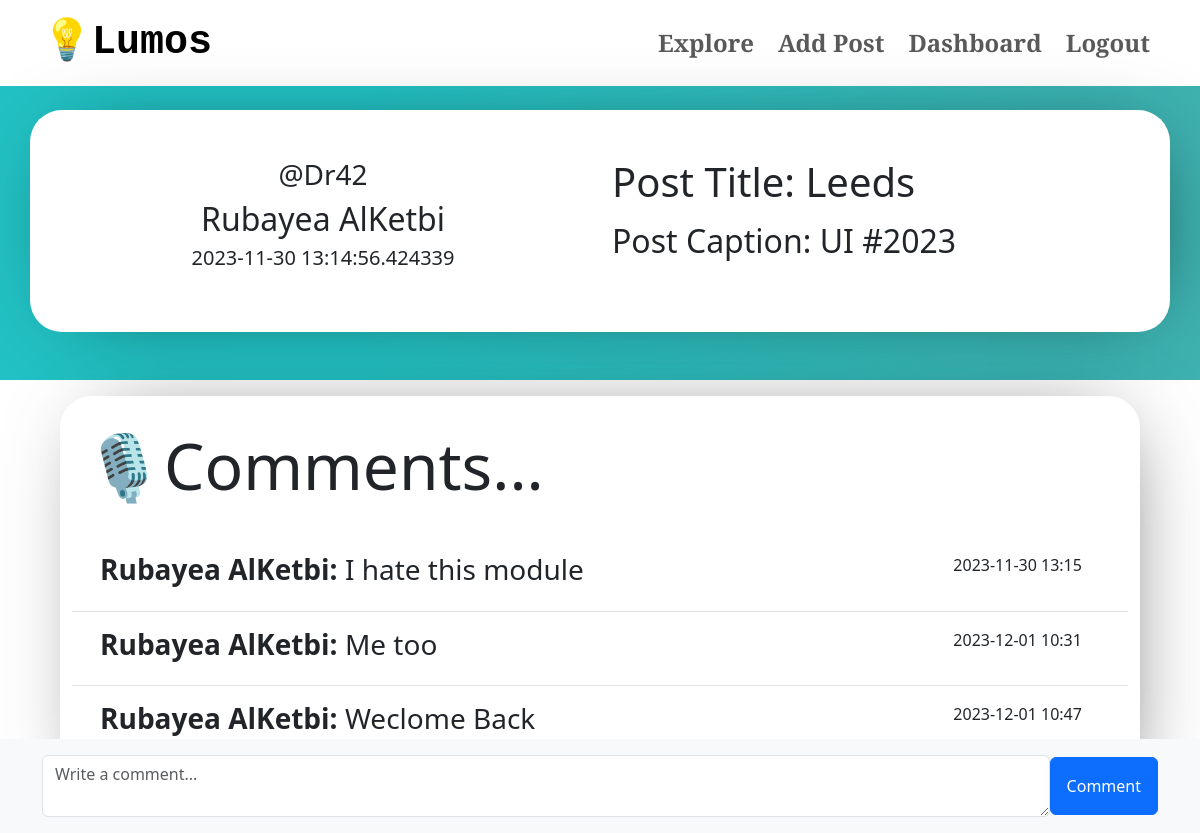
Screenshot of /post/2 with the database file from the repository.
### app/models.py (models this page shows, shortened)
class User(db.Model, UserMixin):
    id = db.Column(db.Integer, primary_key=True)
    name = db.Column(db.String(100), nullable=False)
    email = db.Column(db.String(100), unique=True, nullable=False)
    passwordHashed = db.Column(db.String(100), nullable=False)
    username = db.Column(db.String(20), unique=True, nullable=False)
    biography = db.Column(db.Text, nullable=True)
    avatar = db.Column(db.String(), nullable=True)
    posts = db.relationship('Post', backref='user', lazy=True)
    @property
    def password(self):
        raise AttributeError('password: write-only field , not readable')

class Post(db.Model):
    id = db.Column(db.Integer, primary_key=True)
    title = db.Column(db.String(100), nullable=False)
    caption = db.Column(db.Text, nullable=False)
    publish_date = db.Column(db.DateTime, default=datetime.utcnow())
    author_id = db.Column(db.Integer, db.ForeignKey('user.id'), nullable=False)
    tags = db.relationship('Tag', secondary='post_tag', backref=db.backref('posts', lazy='dynamic'))

class Comment(db.Model):
    id = db.Column(db.Integer, primary_key=True)
    text = db.Column(db.Text, nullable=False)
    publish_date = db.Column(db.DateTime, default=datetime.utcnow())
    author_id = db.Column(db.Integer, db.ForeignKey('user.id'), nullable=False)
    post_id = db.Column(db.Integer, db.ForeignKey('post.id'), nullable=False)

### app/views.py (the view, shortened to what this page needs)
@app.route('/post/<int:post_id>', methods=['GET', 'POST'])
def post(post_id):
    post = Post.query.get_or_404(post_id)
    post_author = User.query.filter_by(id=post.author_id).first()
    comments = Comment.query.filter_by(post_id=post_id).all()
    comment_form = CommentForm()
    userCache = {user.id: user.name for user in User.query.all()}
    comments_with_authors = db.session.query(Comment, User.name).join(User, User.id == Comment.author_id).filter(Comment.post_id == post_id).all()
    return render_template(
        "post_page.html",
        post=post,
        comments=comments,
        comment_form=comment_form,
        userCache=userCache,
        post_author=post_author,
        comments_with_authors=comments_with_authors
    )

### app/forms.py
class CommentForm(FlaskForm):
    text = StringField('Your Comment', validators=[DataRequired()], widget=TextArea())
    commentButton = SubmitField('Comment')

### app/templates/post_page.html (shortened to what this page needs)
{% extends "user_home.html" %}
{% block content %}
<div class = "container-fluid movingGrade py-4 border-black">
    <div class="container mb-4 normalContainer">
        <div class="row p-3 border-right">
            <div class="col-md text-center">
                <h3>@{{ post_author.username }}</h3>
                <h2>{{ post_author.name }}</h2>
                <h5>{{ post.publish_date }}</h5>
            </div>
            <div class="col-md text">
                <div class="row">
                    <div class="col-12 pb-2">
                        <h1 class="mb-3">Post Title: {{ post.title }}</h1>
                        <h2 class="mb-3">Post Caption: {{ post.caption }}</h2>
                    </div>
                </div>
            </div>
        </div>
    </div>
</div>
<div class="container-fluid normalContainer my-3">
    <div class="container mb-4 ">
        <div class="row">
            <div class="col-12">
                <h1 class="display-3 pr-1">🎙️Comments... </h1>
            </div>
        </div>
    </div>
    <div class="container mb-4">
        <div class="row">
            <div class="col-12">
                {% for comment, author_name in comments_with_authors %}
                <div class="row p-3 border-bottom">
                    <div class="col-10">
                        <h3><strong>{{ author_name }}:</strong> {{ comment.text }}</h3>
                    </div>
                    <div class="col-2">
                        <p>{{ comment.publish_date.strftime('%Y-%m-%d %H:%M') }}</p>
                    </div>
                </div>
                {% else %}
                <p>No comments yet.</p>
                {% endfor %}
            </div>
        </div>
    </div>
<div class="fixed-bottom p-3 bg-light">
    <div class="container">
        <form id="comment_Form" method="post" class="d-flex align-items-center">
            <div class="flex-grow-1 mr-2">
                {{ comment_form.text(class_="form-control", id="comment_Text", placeholder="Write a comment...", required=True) }}
            </div>
            {{ comment_form.commentButton(id="commentSubmitButton", class_="btn btn-primary p-3") }}
        </form>
    </div>
</div>
{% endblock content%}

### app/static/CSS/style.css (style rules this page uses)
:root { --black: #020100ff; --lapis-lazuli: #235789ff; --school-bus-yellow: #f1d302ff; --fire-engine-red: #c1292eff; --baby-powder: #fdfffcff; }
.normalContainer { display: inline-flexbox; justify-content: center; align-items: center; margin: auto; padding: 2rem; border-radius: 2rem; background-color: white; max-width: 90%; max-height: 60%; -webkit-box-shadow: 9px 2px 83px -36px rgba(0,0,0,0.73); -moz-box-shadow: 9px 2px 83px -36px rgba(0,0,0,0.73); box-shadow: 9px 2px 83px -36px rgba(0,0,0,0.73); }
.movingGrade { display: flex; justify-content: center; align-items: center; width:100%; height:100%; background: rgb(34,193,195); background: linear-gradient(90deg, rgba(34,193,195,1) 5%, rgb(253, 73, 45) 95%); background-size: 600% 600%; animation: animateBackground 10s infinite linear; }

### rows the page displays
User: username "Dr42", name "Rubayea AlKetbi"
Post: publish_date "2023-11-30 13:14:56.424339", title "Leeds", caption "UI #2023"
Comment: name "Rubayea AlKetbi", text "I hate this module", publish_date "2023-11-30 13:15"
Comment: name "Rubayea AlKetbi", text "Me too", publish_date "2023-12-01 10:31"
Comment: name "Rubayea AlKetbi", text "Weclome Back", publish_date "2023-12-01 10:47"
